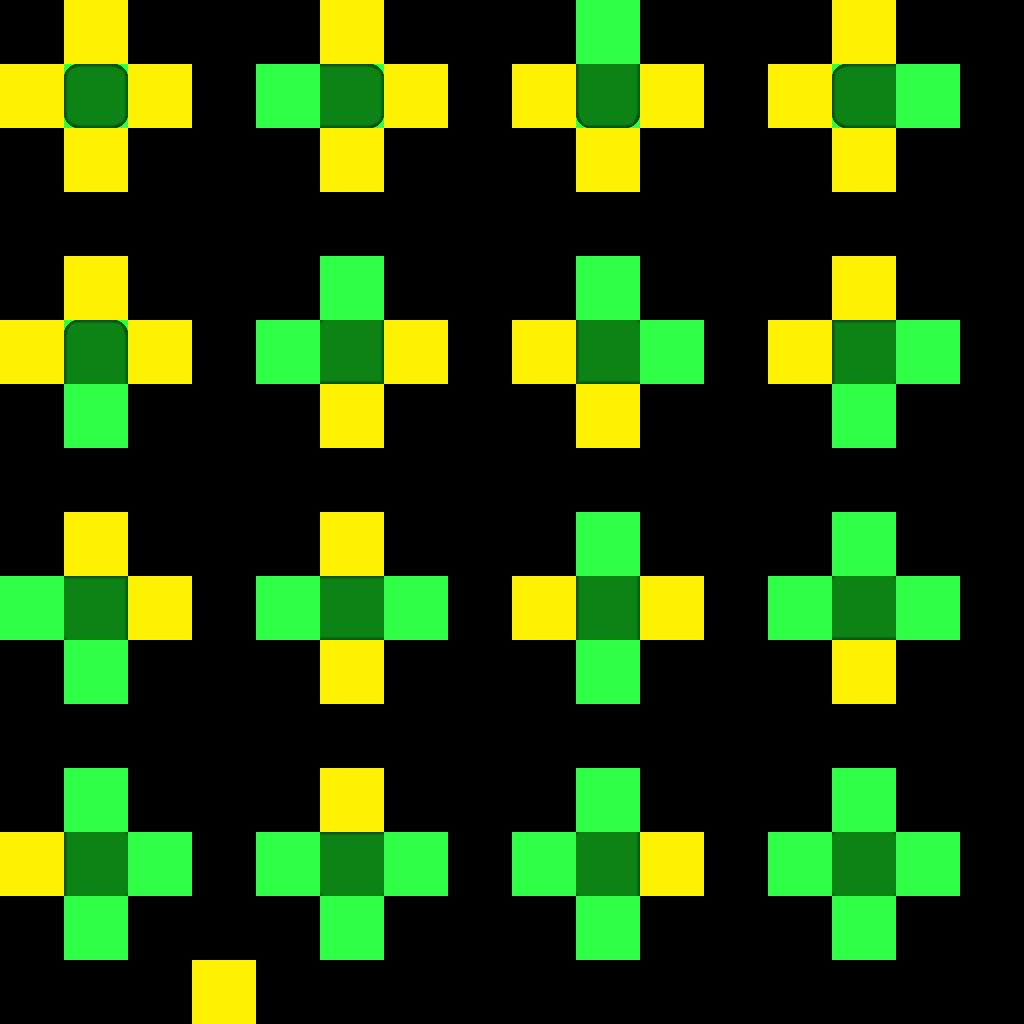

This game map was drawn from its Tiled (.tmx) file and the tilesets committed beside it. A one-line description and the full map source follow:
An orthogonal 16x16 tile map with 64x64 px tiles, 3 tile layers (regions, input_bg, output_main).

<map version="1.0" tiledversion="1.1.1" orientation="orthogonal" renderorder="right-down" width="16" height="16" tilewidth="64" tileheight="64" infinite="0" nextobjectid="1">
 <tileset firstgid="1" source="Blocks.tsx" />
 <layer name="regions" width="16" height="16">
  <data encoding="csv">
0,49,0,0,0,49,0,0,0,49,0,0,0,49,0,0,
49,49,49,0,49,49,49,0,49,49,49,0,49,49,49,0,
0,49,0,0,0,49,0,0,0,49,0,0,0,49,0,0,
0,0,0,0,0,0,0,0,0,0,0,0,0,0,0,0,
0,49,0,0,0,49,0,0,0,49,0,0,0,49,0,0,
49,49,49,0,49,49,49,0,49,49,49,0,49,49,49,0,
0,49,0,0,0,49,0,0,0,49,0,0,0,49,0,0,
0,0,0,0,0,0,0,0,0,0,0,0,0,0,0,0,
0,49,0,0,0,49,0,0,0,49,0,0,0,49,0,0,
49,49,49,0,49,49,49,0,49,49,49,0,49,49,49,0,
0,49,0,0,0,49,0,0,0,0,0,0,0,49,0,0,
0,0,0,0,0,0,0,0,0,0,0,0,0,0,0,0,
0,49,0,0,0,49,0,0,0,49,0,0,0,49,0,0,
49,49,49,0,49,49,49,0,49,49,49,0,49,49,49,0,
0,49,0,0,0,49,0,0,0,49,0,0,0,49,0,0,
0,0,0,49,0,0,0,0,0,0,0,0,0,0,0,0
</data>
 </layer>
 <layer name="input_bg" width="16" height="16">
  <data encoding="csv">
0,53,0,0,0,53,0,0,0,57,0,0,0,53,0,0,
53,57,53,0,57,57,53,0,53,57,53,0,53,57,57,0,
0,53,0,0,0,53,0,0,0,53,0,0,0,53,0,0,
0,0,0,0,0,0,0,0,0,0,0,0,0,0,0,0,
0,53,0,0,0,57,0,0,0,57,0,0,0,53,0,0,
53,57,53,0,57,57,53,0,53,57,57,0,53,57,57,0,
0,57,0,0,0,53,0,0,0,53,0,0,0,57,0,0,
0,0,0,0,0,0,0,0,0,0,0,0,0,0,0,0,
0,53,0,0,0,53,0,0,0,57,0,0,0,57,0,0,
57,57,53,0,57,57,57,0,53,57,53,0,57,57,57,0,
0,57,0,0,0,53,0,0,0,57,0,0,0,53,0,0,
0,0,0,0,0,0,0,0,0,0,0,0,0,0,0,0,
0,57,0,0,0,53,0,0,0,57,0,0,0,57,0,0,
53,57,57,0,57,57,57,0,57,57,53,0,57,57,57,0,
0,57,0,0,0,57,0,0,0,57,0,0,0,57,0,0,
0,0,0,53,0,0,0,0,0,0,0,0,0,0,0,0
</data>
 </layer>
 <layer name="output_main" width="16" height="16">
  <data encoding="csv">
0,0,0,0,0,0,0,0,0,0,0,0,0,0,0,0,
0,6,0,0,0,27,0,0,0,34,0,0,0,26,0,0,
0,0,0,0,0,0,0,0,0,0,0,0,0,0,0,0,
0,0,0,0,0,0,0,0,0,0,0,0,0,0,0,0,
0,0,0,0,0,0,0,0,0,0,0,0,0,0,0,0,
0,35,0,0,0,37,0,0,0,36,0,0,0,44,0,0,
0,0,0,0,0,0,0,0,0,0,0,0,0,0,0,0,
0,0,0,0,0,0,0,0,0,0,0,0,0,0,0,0,
0,0,0,0,0,0,0,0,0,0,0,0,0,0,0,0,
0,45,0,0,0,25,0,0,0,33,0,0,0,42,0,0,
0,0,0,0,0,0,0,0,0,0,0,0,0,0,0,0,
0,0,0,0,0,0,0,0,0,0,0,0,0,0,0,0,
0,0,0,0,0,0,0,0,0,0,0,0,0,0,0,0,
0,43,0,0,0,28,0,0,0,29,0,0,0,41,0,0,
0,0,0,0,0,0,0,0,0,0,0,0,0,0,0,0,
0,0,0,64,0,0,0,0,0,0,0,0,0,0,0,0
</data>
 </layer>
</map>